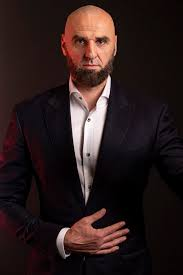
#> input picture wynalazca_koszykowki.jpg, 183 x 275 px
$ python 7.py
#> lines starting #> are read from the running program, lines starting #| are printed output that depends on the picture
import os
os.environ["QT_QPA_PLATFORM"] = "xcb"
import cv2

image = cv2.imread('wynalazca_koszykowki.jpg')
#> image is the input picture: shape (275, 183, 3); mean B, G, R 28.4, 28.9, 43.7
height, width = image.shape[:2]
#> height = 275; width = 183
height_divided = height // 3
#> height_divided = 91
width_divided = width // 3
#> width_divided = 61
pierwsza = image[:height_divided, :width_divided]
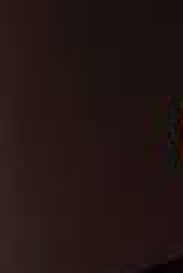
#> pierwsza: shape (91, 61, 3) (shown 3 times larger); mean B, G, R 19.4, 21.3, 35
druga = image[:height_divided, width_divided:2*width_divided]
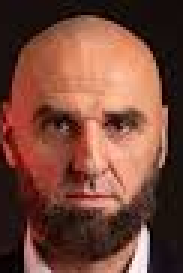
#> druga: shape (91, 61, 3) (shown 3 times larger); mean B, G, R 57.7, 71.7, 118.3
trzecia = image[:height_divided, 2*width_divided:]
czwarta = image[height_divided:2*height_divided, :width_divided]
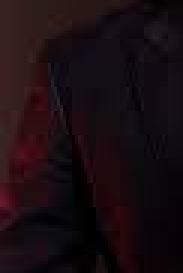
#> czwarta: shape (91, 61, 3) (shown 3 times larger); mean B, G, R 17, 12.5, 24.9
piata = image[height_divided:2*height_divided, width_divided:2*width_divided]
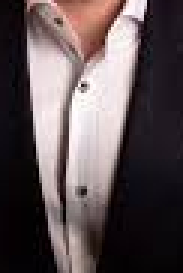
#> piata: shape (91, 61, 3) (shown 3 times larger); mean B, G, R 83.4, 81.6, 93.7
szosta = image[height_divided:2*height_divided, 2*width_divided:]
siodma = image[2*height_divided:, :width_divided]
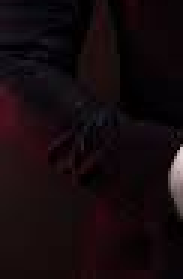
#> siodma: shape (93, 61, 3) (shown 3 times larger); mean B, G, R 13.4, 10.5, 21
osma = image[2*height_divided:, width_divided:2*width_divided]
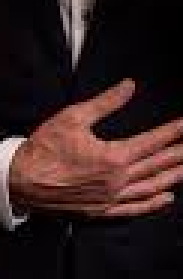
#> osma: shape (93, 61, 3) (shown 3 times larger); mean B, G, R 32.2, 33, 53.4
dziewiata = image[2*height_divided:, 2*width_divided:]
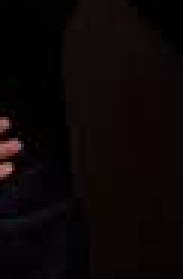
#> dziewiata: shape (93, 61, 3) (shown 3 times larger); mean B, G, R 6.3, 6.2, 10.9

cv2.imshow('pierwsza', pierwsza)
cv2.waitKey(0)
cv2.imshow('druga', druga)
cv2.waitKey(0)
cv2.imshow('trzecia', trzecia)
cv2.waitKey(0)
cv2.imshow('czwarta', czwarta)
cv2.waitKey(0)
cv2.imshow('piata', piata)
cv2.waitKey(0)
cv2.imshow('szosta', szosta)
cv2.waitKey(0)
cv2.imshow('siodma', siodma)
cv2.waitKey(0)
cv2.imshow('osma', osma)
cv2.waitKey(0)
cv2.imshow('dziewiata', dziewiata)
cv2.waitKey(0)
cv2.destroyAllWindows()

$ run again, with cristiano.jpg copied over wynalazca_koszykowki.jpg
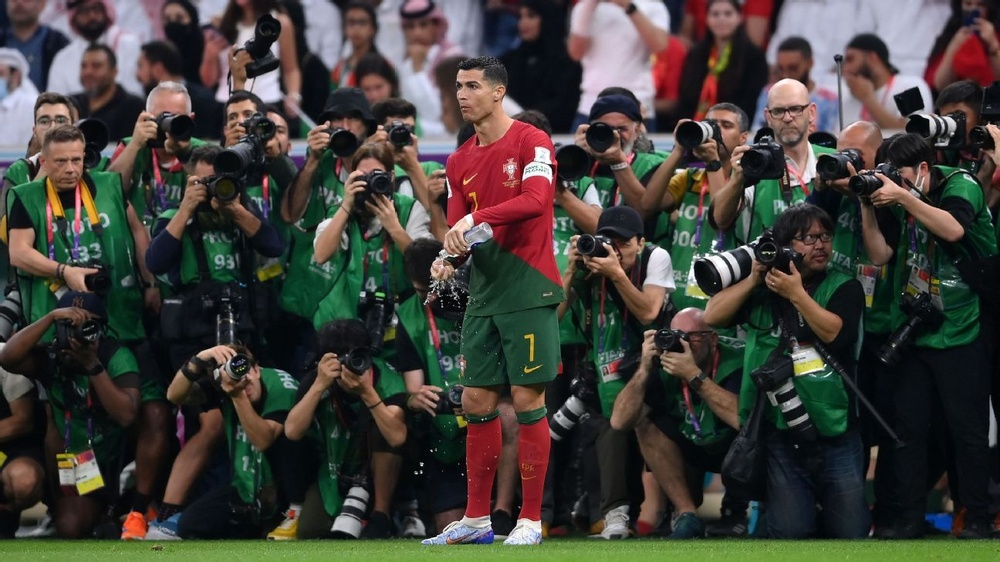
#> input picture cristiano.jpg, 1000 x 562 px, shrunk from 1296 x 729 before the run
#> image is the input picture: shape (562, 1000, 3); mean B, G, R 58.4, 64, 66.7
#> `osma = image[2*height_divided:, width_divided:2*width_divided]`:
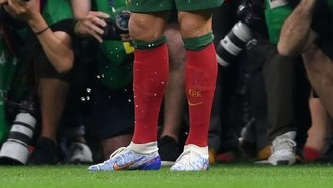
#> osma: shape (188, 333, 3); mean B, G, R 46.5, 58.2, 63.5
#> `dziewiata = image[2*height_divided:, 2*width_divided:]`:
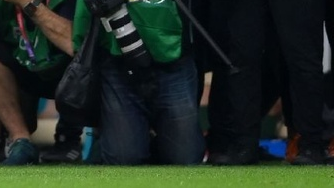
#> dziewiata: shape (188, 334, 3); mean B, G, R 32.5, 41.5, 30.3
